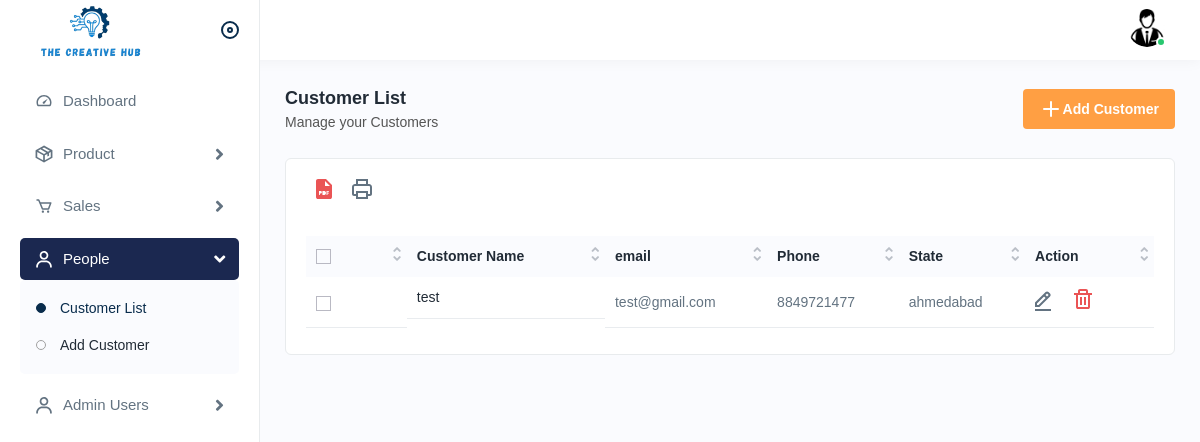
Page /admin/customerlist.php (signed in) on the earlier database version.
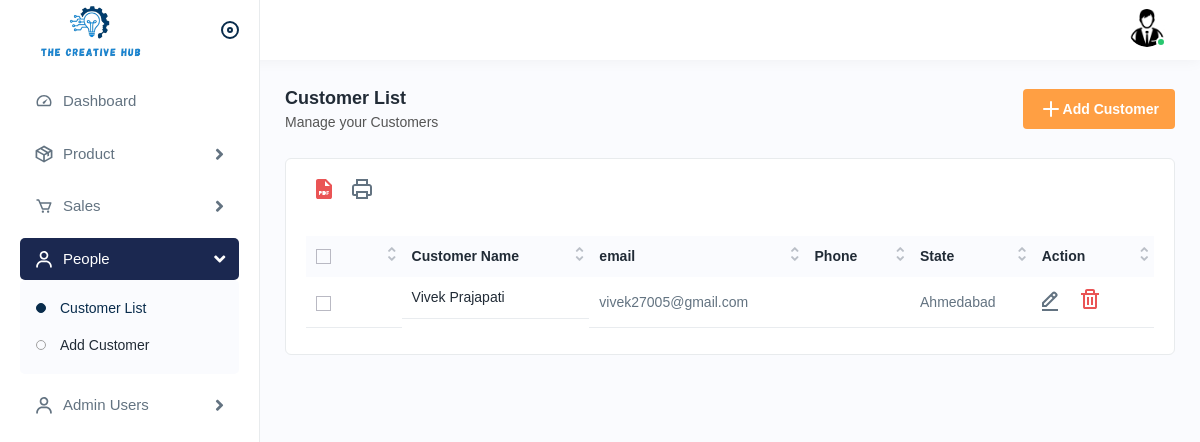
Same page on the later database version.
### tables this page shows
CREATE TABLE `customer` (
  `customer_id` int(11) NOT NULL,
  `user_id` int(11) DEFAULT NULL,
  `name` varchar(255) NOT NULL,
  `address` varchar(255) NOT NULL,
  `city` varchar(100) NOT NULL,
  `state` varchar(100) NOT NULL,
  `pincode` varchar(20) NOT NULL,
  `card_name` varchar(255) NOT NULL,
  `card_number` varchar(20) NOT NULL,
  `exp_month` varchar(20) NOT NULL,
  `exp_year` varchar(4) NOT NULL,
  `cvv` varchar(4) NOT NULL,
  `email` varchar(100) NOT NULL,
  `mobile_number` varchar(15) NOT NULL
);

### admin/customerlist.php (the view, shortened to what the changed rows need)
<?php
require_once 'admin-check.php';
$customer_query = "SELECT * FROM customer";
$result = mysqli_query($conn, $customer_query);
if ($result && mysqli_num_rows($result) > 0) {
    $customers = mysqli_fetch_all($result, MYSQLI_ASSOC);
} else {
    $customers = [];
}
?>
<!DOCTYPE html>
<html lang="en">
  <head>
    <link rel="stylesheet" href="assets/css/bootstrap.min.css" />
    <link rel="stylesheet" href="assets/css/animate.css" />
    <link rel="stylesheet" href="assets/plugins/select2/css/select2.min.css" />
    <link rel="stylesheet" href="assets/css/bootstrap-datetimepicker.min.css" />
    <link rel="stylesheet" href="assets/css/dataTables.bootstrap4.min.css" />
    <link
      rel="stylesheet"
      href="assets/plugins/fontawesome/css/fontawesome.min.css"
    />
    <link rel="stylesheet" href="assets/plugins/fontawesome/css/all.min.css" />
    <link rel="stylesheet" href="assets/css/style.css" />
  </head>
  <body>
    <div class="main-wrapper">
      <div class="page-wrapper">
        <div class="content">
          <div class="card">
            <div class="card-body">
              <div class="table-responsive">
                <table class="table datanew" id="subcategoryTable">
                  <thead>
                    <tr>
                      <th>
                        <label class="checkboxs">
                          <span class="checkmarks"></span>
                        </label>
                      </th>
                      <th>Customer Name</th>
                      <th>email</th>
                      <th>Phone</th>
                      <th>State</th>
                      <th>Action</th>
                    </tr>
                  </thead>
                  <tbody>
                  <?php if (!empty($customers)): ?>
                    <?php foreach ($customers as $customer): ?>
                      <tr>
                        <td>
                          <label class="checkboxs">
                            <span class="checkmarks"></span>
                          </label>
                        </td>
                        <td class="productimgname">
                          <a href="javascript:void(0);"><?php echo htmlspecialchars($customer['name']); ?></a>
                        </td>
                        <td><?php echo htmlspecialchars($customer['email']); ?></td>
                        <td><?php echo htmlspecialchars($customer['mobile_number']); ?></td>
                        <td><?php echo htmlspecialchars($customer['city']); ?></td>
                        <td>
                          <a class="me-3" href="editcustomer.php?id=<?php echo $customer['user_id']; ?>">
                            <img src="assets/img/icons/edit.svg" alt="img" />
                          </a>
                          <a class="me-3 confirm-text" href="deletecustomer.php?id=<?php echo $customer['user_id']; ?>">
                            <img src="assets/img/icons/delete.svg" alt="img" />
                          </a>
                        </td>
                      </tr>
                    <?php endforeach; ?>
                  <?php endif; ?>
                  </tbody>
                </table>
              </div>
            </div>
          </div>
        </div>
      </div>
    </div>
  </body>
</html>

Differences in the rows shown:
removed customer: name "test", email "test@gmail.com", mobile_number "8849721477", city "ahmedabad"
added customer: name "Vivek Prajapati", email "vivek27005@gmail.com", city "Ahmedabad"
